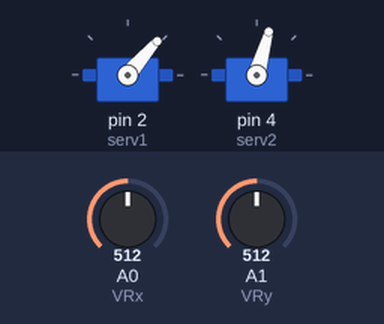
The sketch below on a simulated Arduino Uno, built with avr-gcc and run on an emulated ATmega328P. Shown: 2 × servo. The test bench sets the inputs (shaded band); at power-on: A0 (VRx) = 512, A1 (VRy) = 512.

Above: at 1.2 s.
1.3 s: A0 (VRx) set to 716
At 2.2 s:
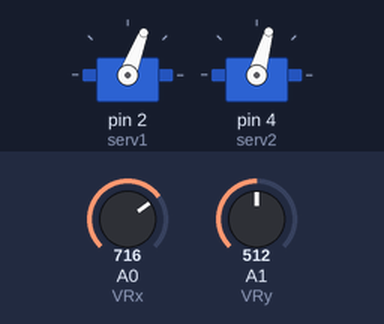
2.8 s: A1 (VRy) set to 716
At 3.6 s:
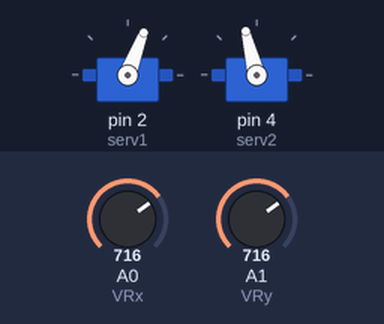
4.3 s: A0 (VRx) set to 900
At 5.0 s:
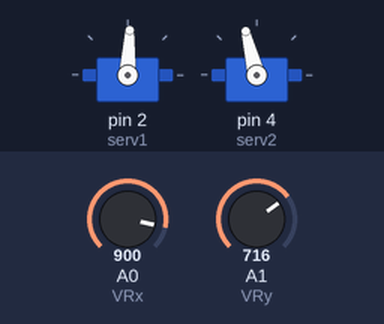
5.8 s: A1 (VRy) set to 900
At 6.4 s:
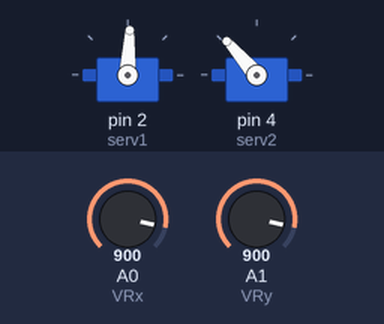
7.3 s: A0 (VRx) set to 1023
At 7.8 s:
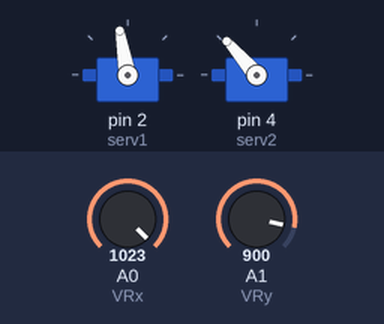
8.8 s: A1 (VRy) set to 1023
At 9.2 s:
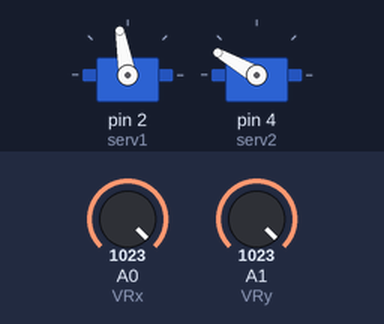
Timing chart, 0 to 11.3 s (numbered marks = the images above; inputs shaded):
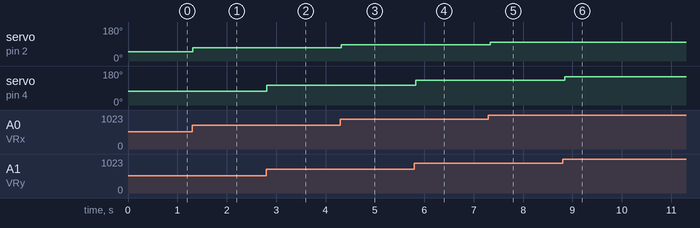

The sketch:

joystick_bras_articule.ino
```cpp
#include <Servo.h>

// constantes (ports analogiques)
const int VRx = 0;
const int VRy = 1;
const int SW  = 2;

// Variables de lecture
int calX, calY, calSW, rawX, rawY,angleX, angleY, posMoteur = 0;
Servo serv1,
      serv2;

void setup() {
  // Calibration de la valeur (0, 0) du joystick
  calX = analogRead(VRx);
  calY = analogRead(VRy);
  calSW = analogRead(SW);

  // Branchements des servos sur pin de sortie
  serv1.attach(2); // servo 1 sur pin 2
  serv2.attach(4); // servo 2 sur pin 4
}

void loop() {
  // Mesure des valeurs en X et Y
  rawX = analogRead(VRx)- calX;
  rawY = analogRead(VRy)- calY;

  // Activation des bras articulés, axe X pour serv1, axe Y pour serv2

  // convertir analog en degrés pour moteur
  angleX = map(rawX, -506, 510, 0, 100);
  angleY = map(rawY, -506, 510, 0, 150);

  // appliquer angle pour mouvement
  serv1.write(angleX);
  serv2.write(angleY);

  delay(100);
}
```

Measured:
- after the input at 1.3 s, servo on pin 2 (serv1): 49° → 69° at once
- after the input at 2.8 s, servo on pin 4 (serv2): 74° → 104° at once
- after the input at 4.3 s, servo on pin 2 (serv1): 69° → 87° at once
- after the input at 5.8 s, servo on pin 4 (serv2): 104° → 131° at once
- after the input at 7.3 s, servo on pin 2 (serv1): 87° → 100° at once
- after the input at 8.8 s, servo on pin 4 (serv2): 131° → 150° at once
